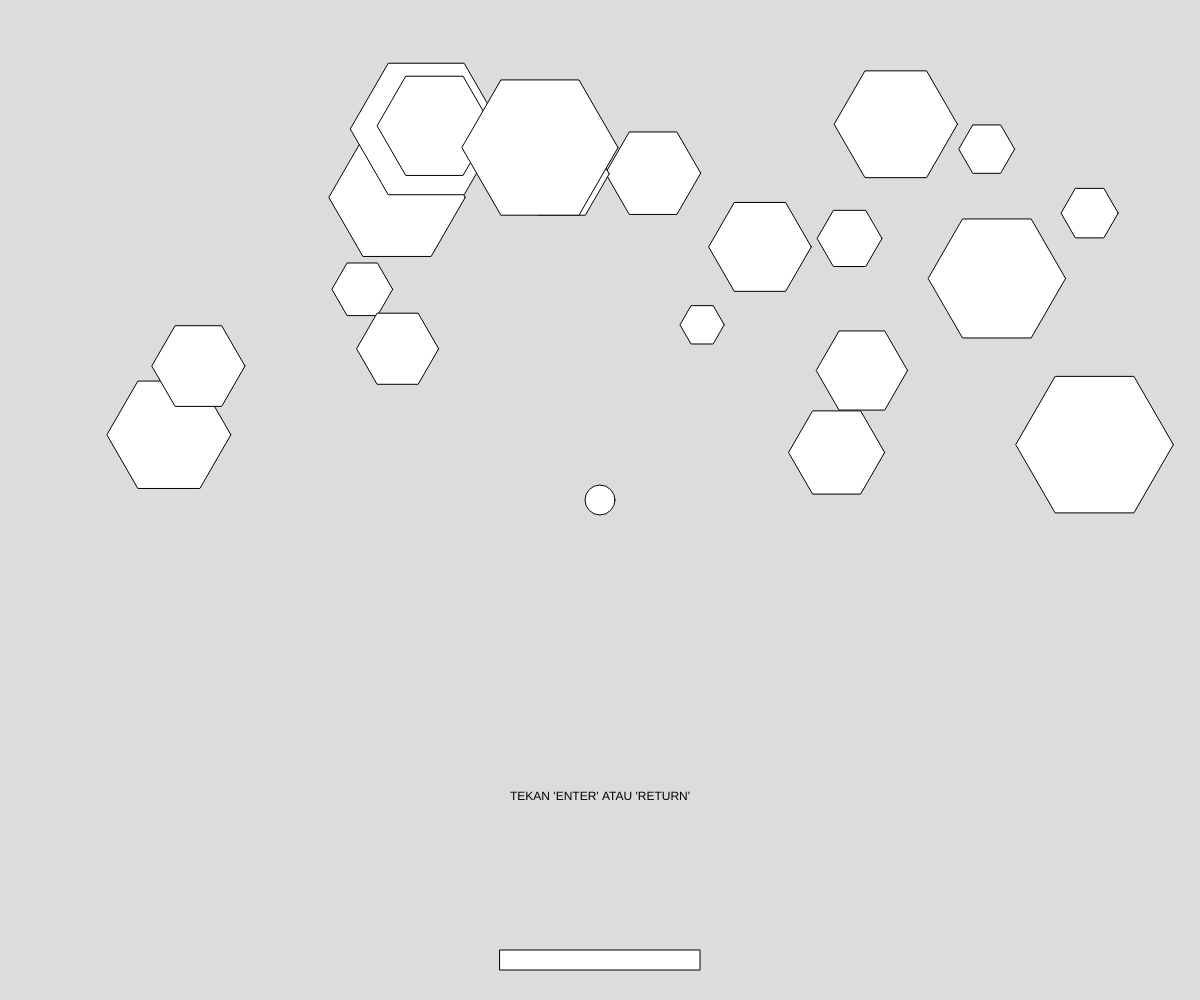
Frame 1 (no input)
Frame 60 (no input): identical to frame 1, image omitted
Frame 120 (the mouse pressed at the canvas centre since frame 60): identical to frame 1, image omitted

The p5.js sketch that drew this single still picture (run headless with seeded random() and noise() and a simulated clock; from frame 60 on, the mouse is pressed at the canvas centre):

// p5.js sketch
// ── sketch.js
let paddle;
let ball;
let bricks = [];
let playingGame = false
let youWin = false
let winText = "YAYY, KAMU MENANG!!!";

function setup() {
  createCanvas(windowWidth, windowHeight);
  paddle = new Paddle();
  ball = new Ball();

  for (let i = 0; i < 20; i++) {
    bricks.push(new Bricks())
  }
}

function draw() {
  background(220);
  paddle.display()
  if (playingGame){
    paddle.update();
    paddle.checkEdges();
    ball.update();
    ball.checkEdges();
  } else {
    text("TEKAN 'ENTER' ATAU 'RETURN'", width/2 - 90, height-200)
  }

  ball.display();
  ball.hitPaddle();

  let number
  number = map(2, 1, 10, 1, 100)

  for (let j = 0; j < bricks.length; j++) {
    bricks[j].display();
    if (ball.hits(bricks[j])) {
      if (bricks[j].r > 40) {
        bricks[j].r = bricks[j].r / 2;
      } else {
        bricks.splice(j, 1);
      }
      ball.direction.y *= -1
    }
  }

  if (ball.pos.y > height){
    playingGame = false
    ball.pos = createVector(width/2, height/2);
  }

  if (bricks.length === 0){
    youWin = true
    playingGame = false
  }

  if (youWin){
    text(winText, width/2, height/2)
  } 
}


function keyPressed() {
  if (keyCode === LEFT_ARROW) {
    paddle.isMovingLeft = true
  } else if (keyCode === RIGHT_ARROW) {
    paddle.isMovingRight = true
  } else if (keyCode === ENTER){
    playingGame =true
    youWin = false
    if (bricks.length === 0){
      for (let i = 0; i < 20; i++){
        bricks.push(new Bricks());
      }
    }
  }
}

function keyReleased() {
  paddle.isMovingLeft = false;
  paddle.isMovingRight = false;
}


// ── ball.js
function Ball() {
  this.pos = createVector(width / 2, height / 2);
  this.r = 30
  this.direction = createVector(random(-1, 1), 1)
  this.v = createVector(1, 1).mult(8)

  this.display = function () {
    ellipse(this.pos.x, this.pos.y, this.r, this.r);
  }

  this.update = function () {
    this.pos.x += this.direction.x * this.v.x
    this.pos.y += this.direction.y * this.v.y
  }

  this.checkEdges = function () {
    if (this.pos.x > width - this.r / 2 || this.pos.x < 0 + this.r / 2) {
      this.direction.x *= -1
    } else if (this.pos.y < this.r / 2) {
      this.direction.y *= -1
    }
  }

  this.hitPaddle = function () {
    if (this.pos.y > paddle.pos.y - this.r / 2 - paddle.h / 2 && (this.pos.x < paddle.pos.x + paddle.w / 2 && this.pos.x > paddle.pos.x - paddle.w / 2)) {
      this.direction.y *= -1

      let temp = constrain(this.pos.x, paddle.pos.x - paddle.h/2, paddle.pos.x + paddle.h/2)
      this.direction.x = map (temp, paddle.pos.x - paddle.h/2, paddle.pos.x + paddle.h/2, -1, 1)

    }
  }

  this.hits = function(bricks){
    var distance = dist(this.pos.x, this.pos.y, bricks.pos.x, bricks.pos.y)
    if (distance < this.r + bricks.r){
      return true
    } else {
      return false
    }
  }

}
// ── bricks.js
function Bricks() {
  this.r = random(20, 80);
  this.pos = createVector(random(100, width - 100), random(100, height/2))
  this.total = 6;

  this.display = function(){
    push();
    translate(this.pos.x, this.pos.y);
    beginShape();
    for (let i = 0; i < this.total; i++){
      let angle = map(i, 0, this.total, 0, TWO_PI);
      let x = this.r * cos(angle);
      let y = this.r * sin(angle);
      vertex(x,y)
    }
    endShape(CLOSE);
    pop();
  }
}
// ── paddle.js
function Paddle(){
  this.w = 200;
  this.h = 20;

  this.pos = createVector(width / 2, height - 40);

  this.isMovingRight = false;
  this.isMovingLeft = false;

  this.display = function(){
    rectMode(CENTER)
    rect(this.pos.x, this.pos.y, this.w, this.h)
  }

  this.move = function(step){
    this.pos.x += step
  }

  this.update = function (){
    if (this.isMovingRight){
      this.move(20)
    } else if (this.isMovingLeft){
      this.move(-20)
    }
  }

  this.checkEdges = function(){
    if (this.pos.x < this.w/2){
      this.pos.x = this.w/2
    } else if (this.pos.x > width - (this.w/2)){
      this.pos.x = width - this.w/2
    }
  }
  
}
